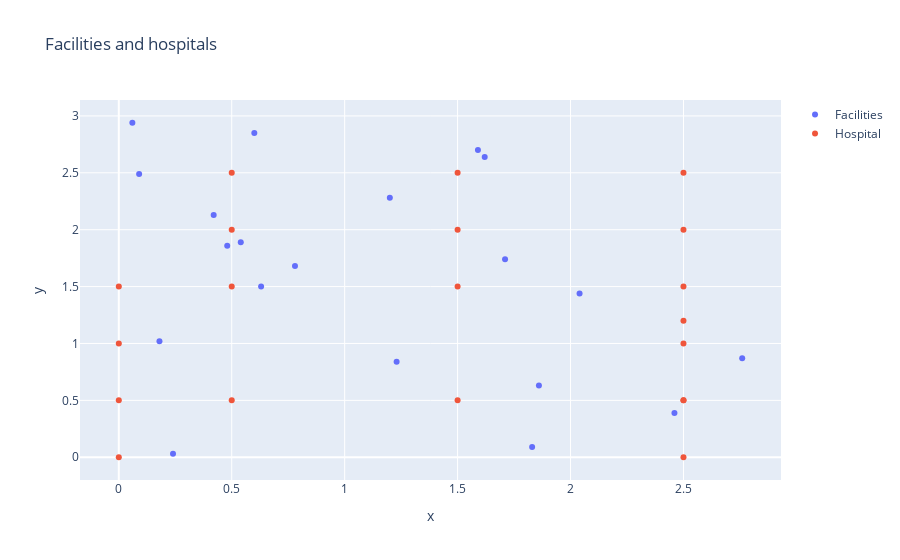

Source (notebook cell):
### Code cell
import plotly.express as px
import plotly.graph_objects as go

# Plot the problem configuration (facilities and customers)
fig = go.Figure()
fig.add_trace(go.Scatter(x=[x for x,y in facilities], y=[y for x,y in facilities], mode='markers', name='Facilities'))
fig.add_trace(go.Scatter(x=[x for x,y in customers], y=[y for x,y in customers], mode='markers', name='Hospital'))
fig.update_layout(title='Facilities and hospitals', xaxis_title='x', yaxis_title='y')
fig.show()

### Figure 1 — Plotly figure (JSON) as saved in the notebook; plotly's stock layout.template omitted (floating-point values rounded to 4 significant figures)
{"data": [{"mode": "markers", "name": "Facilities", "type": "scatter", "x": [0.18, 0.6, 1.23, 0.63, 1.71, 0.24, 1.2, 0.42, 0.09, 1.62, 2.46, 1.83, 0.78, 2.76, 0.48, 1.86, 1.59, 2.04, 0.54, 0.06], "y": [1.02, 2.85, 0.84, 1.5, 1.74, 0.03, 2.28, 2.13, 2.49, 2.64, 0.39, 0.09, 1.68, 0.87, 1.86, 0.63, 2.7, 1.44, 1.89, 2.94]}, {"mode": "markers", "name": "Hospital", "type": "scatter", "x": [0, 2.5, 2.5, 1.5, 0.5, 0, 2.5, 2.5, 1.5, 0.5, 0, 2.5, 2.5, 1.5, 0.5, 0, 2.5, 2.5, 1.5, 0.5], "y": [1.5, 1.2, 2.5, 2.5, 2.5, 0.5, 0.5, 2, 2, 2, 1, 1, 1.5, 1.5, 1.5, 0, 0, 0.5, 0.5, 0.5]}], "layout": {"title": {"text": "Facilities and hospitals"}, "xaxis": {"title": {"text": "x"}}, "yaxis": {"title": {"text": "y"}}}}
